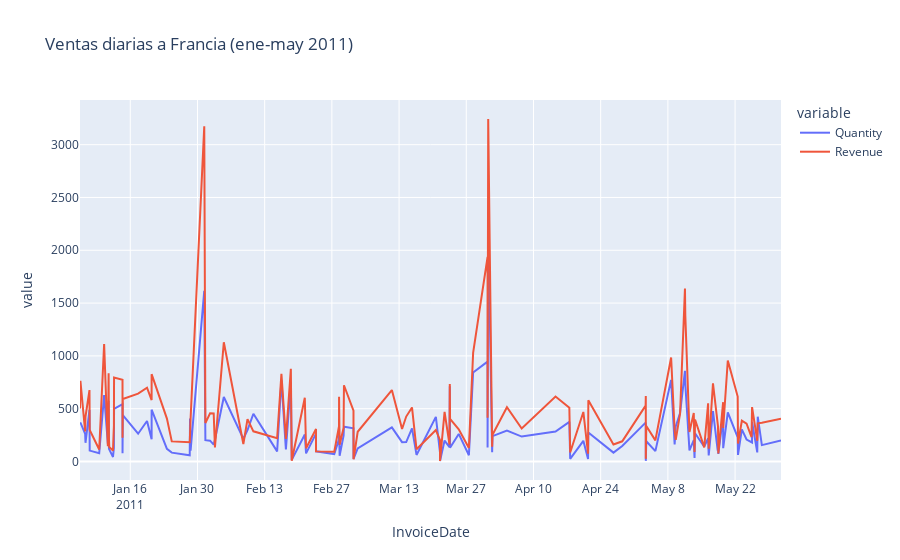

Write notebook code for a chart like this one.
### Markdown cell above
## 2. Create an interactive line chart showing quantity and revenue sold to France between January 1st and May 31st 2011.

### Code cell
import plotly.express as px

df['InvoiceDate'] = pd.to_datetime(df['InvoiceDate'])

france_sales = df[(df['Country'] == 'France') & (df['InvoiceDate'].dt.year == 2011) & (df['InvoiceDate'].dt.month <= 5)]

daily_sales = france_sales.groupby('InvoiceDate').agg({'Quantity': 'sum', 'Revenue': 'sum'}).reset_index()

fig = px.line(daily_sales, x='InvoiceDate', y=['Quantity', 'Revenue'], title='Ventas diarias a Francia (ene-may 2011)')

fig.show()
